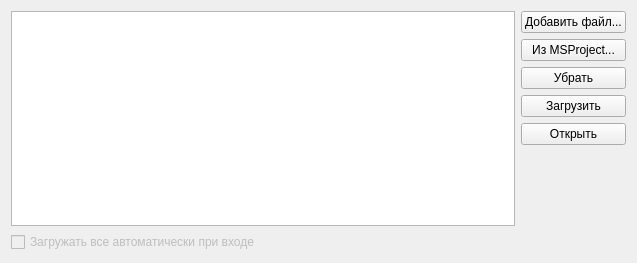
<?xml version="1.0" encoding="UTF-8"?>
<ui version="4.0">
 <class>PlanFilesForm</class>
 <widget class="QWidget" name="PlanFilesForm">
  <property name="geometry">
   <rect>
    <x>0</x>
    <y>0</y>
    <width>637</width>
    <height>263</height>
   </rect>
  </property>
  <property name="windowTitle">
   <string>Планы</string>
  </property>
  <layout class="QHBoxLayout" name="horizontalLayout">
   <item>
    <layout class="QGridLayout" name="gridLayout_2">
     <item row="1" column="2">
      <widget class="QPushButton" name="projectOpenBtn">
       <property name="text">
        <string>Из MSProject...</string>
       </property>
      </widget>
     </item>
     <item row="0" column="2">
      <widget class="QPushButton" name="projectAddBtn">
       <property name="text">
        <string>Добавить файл...</string>
       </property>
      </widget>
     </item>
     <item row="2" column="2">
      <widget class="QPushButton" name="projectDelBtn">
       <property name="text">
        <string>Убрать</string>
       </property>
      </widget>
     </item>
     <item row="3" column="2">
      <widget class="QPushButton" name="projectLoadBtn">
       <property name="text">
        <string>Загрузить</string>
       </property>
      </widget>
     </item>
     <item row="4" column="2">
      <widget class="QPushButton" name="projectShowBtn">
       <property name="text">
        <string>Открыть</string>
       </property>
      </widget>
     </item>
     <item row="6" column="0">
      <widget class="QCheckBox" name="projectAutoLoad">
       <property name="enabled">
        <bool>false</bool>
       </property>
       <property name="text">
        <string>Загружать все автоматически при входе</string>
       </property>
      </widget>
     </item>
     <item row="5" column="2">
      <spacer name="verticalSpacer">
       <property name="orientation">
        <enum>Qt::Vertical</enum>
       </property>
       <property name="sizeHint" stdset="0">
        <size>
         <width>20</width>
         <height>40</height>
        </size>
       </property>
      </spacer>
     </item>
     <item row="0" column="0" rowspan="6">
      <widget class="QTableView" name="projectTableView">
       <property name="selectionMode">
        <enum>QAbstractItemView::ExtendedSelection</enum>
       </property>
       <property name="selectionBehavior">
        <enum>QAbstractItemView::SelectRows</enum>
       </property>
       <property name="horizontalScrollMode">
        <enum>QAbstractItemView::ScrollPerPixel</enum>
       </property>
       <property name="showGrid">
        <bool>false</bool>
       </property>
       <property name="cornerButtonEnabled">
        <bool>false</bool>
       </property>
       <attribute name="horizontalHeaderHighlightSections">
        <bool>false</bool>
       </attribute>
       <attribute name="horizontalHeaderMinimumSectionSize">
        <number>5</number>
       </attribute>
       <attribute name="horizontalHeaderStretchLastSection">
        <bool>true</bool>
       </attribute>
       <attribute name="verticalHeaderDefaultSectionSize">
        <number>19</number>
       </attribute>
      </widget>
     </item>
    </layout>
   </item>
  </layout>
 </widget>
 <resources/>
 <connections/>
</ui>
